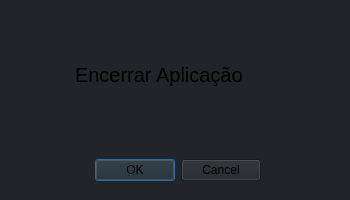
<?xml version="1.0" encoding="UTF-8"?>
<ui version="4.0">
 <class>Dialog</class>
 <widget class="QDialog" name="Dialog">
  <property name="geometry">
   <rect>
    <x>0</x>
    <y>0</y>
    <width>350</width>
    <height>200</height>
   </rect>
  </property>
  <property name="windowTitle">
   <string>Sair</string>
  </property>
  <property name="styleSheet">
   <string notr="true">background-color: rgb(33, 37, 41);</string>
  </property>
  <widget class="QDialogButtonBox" name="buttonBox">
   <property name="geometry">
    <rect>
     <x>90</x>
     <y>150</y>
     <width>175</width>
     <height>40</height>
    </rect>
   </property>
   <property name="orientation">
    <enum>Qt::Horizontal</enum>
   </property>
   <property name="standardButtons">
    <set>QDialogButtonBox::Cancel|QDialogButtonBox::Ok</set>
   </property>
   <property name="centerButtons">
    <bool>true</bool>
   </property>
  </widget>
  <widget class="QLabel" name="label">
   <property name="geometry">
    <rect>
     <x>75</x>
     <y>50</y>
     <width>200</width>
     <height>50</height>
    </rect>
   </property>
   <property name="font">
    <font>
     <pointsize>15</pointsize>
    </font>
   </property>
   <property name="text">
    <string>Encerrar Aplicação</string>
   </property>
  </widget>
 </widget>
 <resources/>
 <connections>
  <connection>
   <sender>buttonBox</sender>
   <signal>accepted()</signal>
   <receiver>Dialog</receiver>
   <slot>accept()</slot>
   <hints>
    <hint type="sourcelabel">
     <x>248</x>
     <y>254</y>
    </hint>
    <hint type="destinationlabel">
     <x>157</x>
     <y>274</y>
    </hint>
   </hints>
  </connection>
  <connection>
   <sender>buttonBox</sender>
   <signal>rejected()</signal>
   <receiver>Dialog</receiver>
   <slot>reject()</slot>
   <hints>
    <hint type="sourcelabel">
     <x>316</x>
     <y>260</y>
    </hint>
    <hint type="destinationlabel">
     <x>286</x>
     <y>274</y>
    </hint>
   </hints>
  </connection>
 </connections>
</ui>
